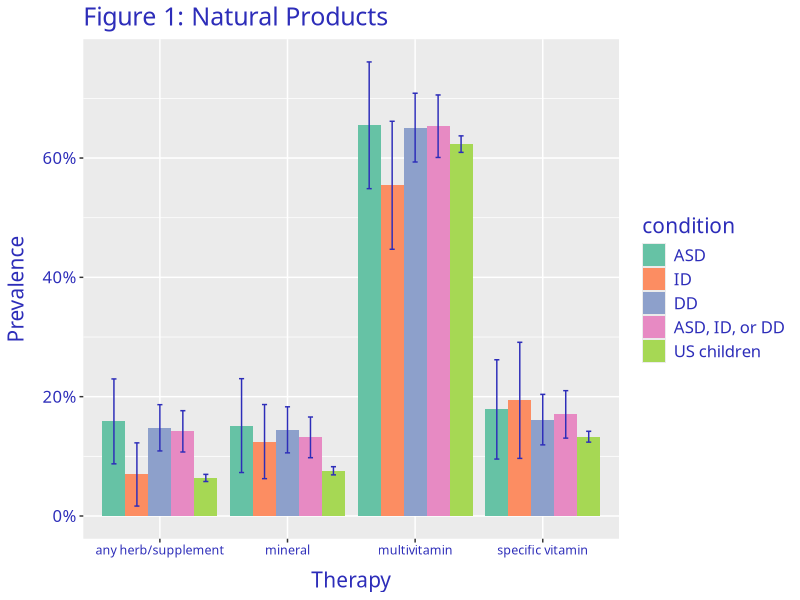
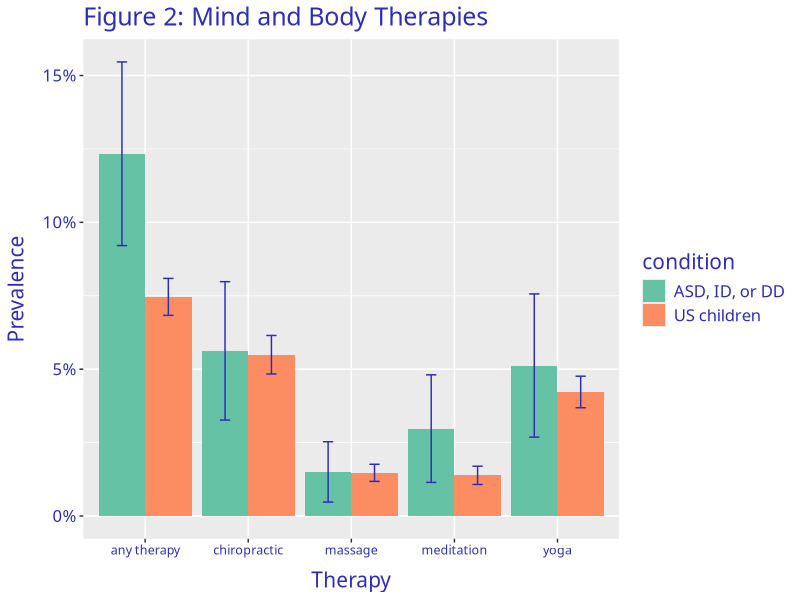

The R script that drew these images, in order:
library(ggplot2)
library(RColorBrewer)
palette_choice = "Set2"
text_color = "#2D2DB9"

fig_data <- read.csv("./scripts/natural_products.csv")
fig_data$condition <- factor(fig_data$condition, levels = c("ASD", "ID", "DD", "ASD, ID, or DD", "US children"))

ggplot(fig_data, aes(x=cam_name, y=prevalence, fill=condition)) + 
  geom_bar(position=position_dodge(), stat="identity") + 
  scale_fill_brewer(palette=palette_choice) +
  geom_errorbar(aes(ymin=lower_ci, ymax=higher_ci), width=.2, # Width of the error bars 
                position=position_dodge(.9), color = text_color) +
  ggtitle("Figure 1: Natural Products") +
  labs(x = "Therapy", y = "Prevalence") +
  scale_y_continuous(labels = scales::percent) +
  theme(text = element_text(family = "Avenir Next", size = 15, color = text_color),
        axis.text.x = element_text(size = 9, color = text_color),
        axis.text.y = element_text(color = text_color),
        axis.title.x = element_text(margin = margin(10, 0, 0, 0)),
        axis.title.y = element_text(margin = margin(0, 10, 0, 0))
        )

fig_data <- read.csv("./scripts/mind_and_body.csv")
fig_data$condition <- factor(fig_data$condition, levels = c("ASD", "ID", "DD", "ASD, ID, or DD", "US children"))

# # 95% CI
# ggplot(fig_data, aes(x=cam_name, y=prevalence, fill=condition)) + 
#   geom_bar(position=position_dodge(), stat="identity") + 
#   scale_fill_brewer(palette="Set2") +
#   geom_errorbar(aes(ymin=lower_ci, ymax=higher_ci), width=.2, # Width of the error bars 
#                 position=position_dodge(.9)) +
# #  theme(axis.text.x = element_text(angle = 45, vjust = 0.5, hjust = 0.5)) +
#   ggtitle("Figure 3: Mind and Body Therapies") +
#   labs(x = "Therapy", y = "Prevalence") +
#   scale_y_continuous(labels = scales::percent)
# 
# # se
# ggplot(fig_data, aes(x=cam_name, y=prevalence, fill=condition)) + 
#   geom_bar(position=position_dodge(), stat="identity") + 
#   scale_fill_brewer(palette="Set2") +
#   geom_errorbar(aes(ymin=prevalence - se, ymax=prevalence + se), width=.2, # Width of the error bars 
#                 position=position_dodge(.9)) +
#   ggtitle("Figure 3: Mind and Body Therapies") +
#   labs(x = "Therapy", y = "Prevalence") +
#   scale_y_continuous(labels = scales::percent) 
# 
# Just ASD, ID, DD vs US total
fig_data <- read.csv("./scripts/np_combined.csv")
fig_data$condition <- factor(fig_data$condition, levels = c("ASD, ID, or DD", "US children"))

ggplot(fig_data, aes(x=cam_name, y=prevalence, fill=condition)) + 
  geom_bar(position=position_dodge(), stat="identity") + 
  scale_fill_brewer(palette=palette_choice) +
  geom_errorbar(aes(ymin=lower_ci, ymax=higher_ci), width=.2, # Width of the error bars 
                position=position_dodge(.9), color = text_color) +
  ggtitle("Figure 2: Mind and Body Therapies") +
  labs(x = "Therapy", y = "Prevalence") +
  scale_y_continuous(labels = scales::percent) +
  theme(text = element_text(family = "Avenir Next", size = 15, color = text_color),
        axis.text.x = element_text(size = 9, color = text_color),
        axis.text.y = element_text(color = text_color),
        axis.title.x = element_text(margin = margin(10, 0, 0, 0)),
        axis.title.y = element_text(margin = margin(0, 10, 0, 0))
  )